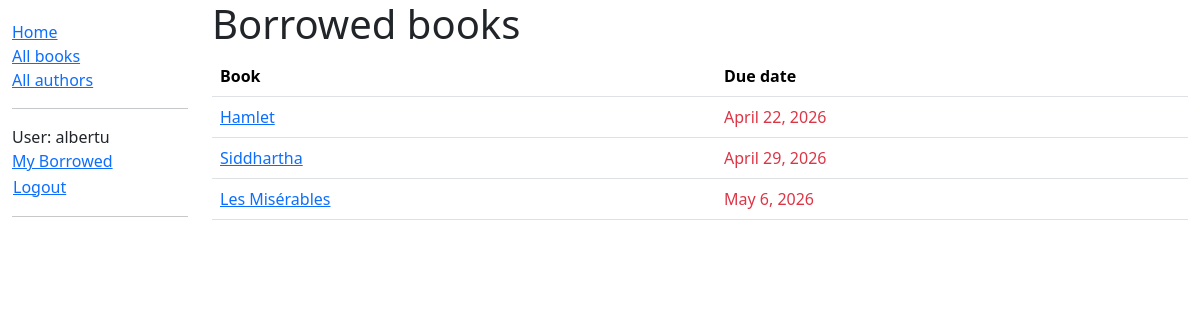
/catalog/mybooks/ (signed in), run on the app's committed database.
### catalog/models.py (models this page shows, shortened)
class BookInstance(models.Model):
    LOAN_STATUS = (
        ("m", "Maintenance"),
        ("o", "On loan"),
        ("a", "Available"),
        ("r", "Reserved"),
    )
    id = models.UUIDField(
        primary_key=True,
        default=uuid.uuid4,
        help_text="Unique ID for this book instance across the whole library"
    )
    book = models.ForeignKey(to=Book, on_delete=models.RESTRICT, null=True)
    imprint = models.CharField(max_length=200)
    due_back = models.DateField(null=True, blank=True)
    status = models.CharField(
        max_length=1,
        choices=LOAN_STATUS,
        blank=True,
        default="m",
        help_text="Book availability",
    )
    borrower = models.ForeignKey(to=settings.AUTH_USER_MODEL, on_delete=models.SET_NULL, null=True, blank=True)
    @property
    def is_overdue(self):
        return bool(self.due_back and date.today() > self.due_back)
    class Meta:
        ordering = ['due_back']
        permissions = (
            ("can_mark_returned", "Set book as returned"),
        )

class Book(models.Model):
    title = models.CharField(max_length=200)
    author = models.ForeignKey(to=Author, on_delete=models.RESTRICT, null=True)
    summary = models.TextField(
        max_length=1000,
        help_text="Enter a brief description of the book"
        )
    isbn = models.CharField(
        verbose_name="ISBN",
        max_length=13,
        unique=True,
        help_text='13 Character <a href="https://www.isbn-international.org/content/what-isbn'
                                      '">ISBN number</a>',
        validators=[is_isbn]
        )
    genre = models.ManyToManyField(
        to=Genre,
        help_text="Select a genre for this book.")
    language = models.ForeignKey(to=Language, on_delete=models.RESTRICT, null=False)
    def display_genre(self):
        """Create a string for the genre. Required to display genre in admin."""
        return ", ".join(genre.name for genre in self.genre.all()[:3])
    display_genre.short_description = "Genre"

### catalog/views.py (the view)
# urls.py: path("mybooks/", views.LoanedBooksByUserListView.as_view(), name="my-borrowed"),
class LoanedBooksByUserListView(LoginRequiredMixin, generic.ListView):
    model = BookInstance
    template_name = "catalog/bookinstance_list_borrowed_user.html"
    paginate_by = 10
    def get_queryset(self):
        data = BookInstance.objects.filter(borrower=self.request.user).filter(status__exact="o").order_by("due_back")
        return data

### catalog/templates/catalog/bookinstance_list_borrowed_user.html
{% extends "catalog/base_generic.html" %}
{% block content %}
    <h1>Borrowed books</h1>
    {% if bookinstance_list %}
    <table class="table table-hover">
        <thead>
            <tr>
                <th scope="col">Book</th>
                <th scope="col">Due date</th>
            </tr>
        </thead>
        <tbody>
            {% for bookinst in bookinstance_list %}
            <tr>
                <td><a href="{% url "book-detail" bookinst.book.pk %}">{{bookinst.book.title}}</a></td>
                <td class="{% if bookinst.is_overdue %}text-danger{% endif %}">{{bookinst.due_back}}</td>
            </tr>
            {% endfor %}
        </tbody>
    </table>
    {% else %}
        <p>There are no books borrowed for user: {{user.get_username}}.</p>
    {% endif %}
{% endblock content %}

### catalog/templates/catalog/base_generic.html (shortened to what this page needs)
<!doctype html>
<html lang="en">
  <head>
    <link href="https://cdn.jsdelivr.net/npm/bootstrap@5.3.3/dist/css/bootstrap.min.css"
      rel="stylesheet"
>
    {% load static %}
    <link rel="stylesheet" href="{% static 'css/styles.css' %}" />
  </head>
  <body>
    <div class="container-fluid">
      <div class="row">
        <div class="col-sm-2">
          {% block sidebar %}
            <ul class="sidebar-nav">
              <li><a href="{% url "index" %}">Home</a></li>
              <li><a href="{% url "books" %}">All books</a></li>
              <li><a href="{% url "authors" %}">All authors</a></li>
              <hr>
              {% if user.is_authenticated %}
                <li>User: {{ user.get_username }}</li>
                <li><a href="{% url "my-borrowed" %}">My Borrowed</a></li>
                <li>
                  <form id="logout-form" method="post" action="{% url "logout" %}">
                    <button type="submit" class="btn btn-link">Logout</button>
                  </form>
                </li>
              {% else %}
                <li><a href="{% url "login" %}?next={% url "index" %}">Login</a></li>
              {% endif %}
              <hr>
            </ul>
          {% endblock %}
        </div>
        <div class="col-sm-10 ">
          {% block content %}{% endblock content %}
        </div>
      </div>
    </div>
  </body>
</html>

### catalog/static/css/styles.css (style rules this page uses)
.sidebar-nav { margin-top: 20px; padding: 0; list-style: none; }
#logout-form { display: inline; }
#logout-form button { padding: 0; margin: 0; }

### data on the page
BookInstance: book "Hamlet", due_back "April 22, 2026"
BookInstance: book "Siddhartha", due_back "April 29, 2026"
BookInstance: book "Les Misérables", due_back "May 6, 2026"

### other printed values
{{ user.get_username }} "albertu"
